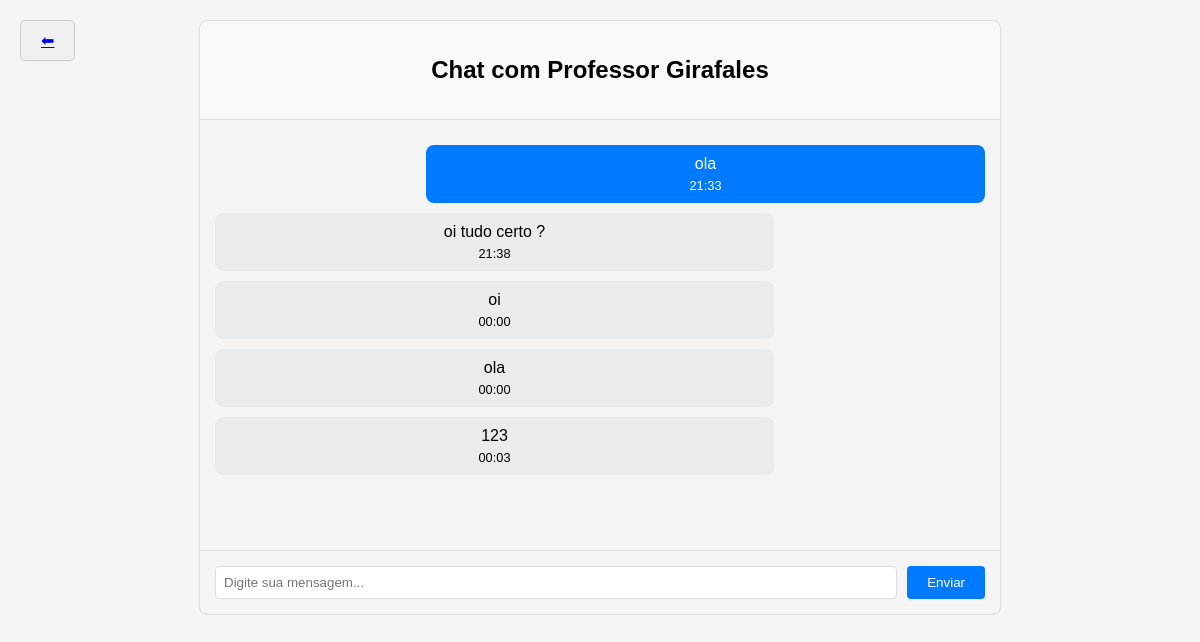
The page /chat/aluno/ (signed in) on the database as committed earlier.
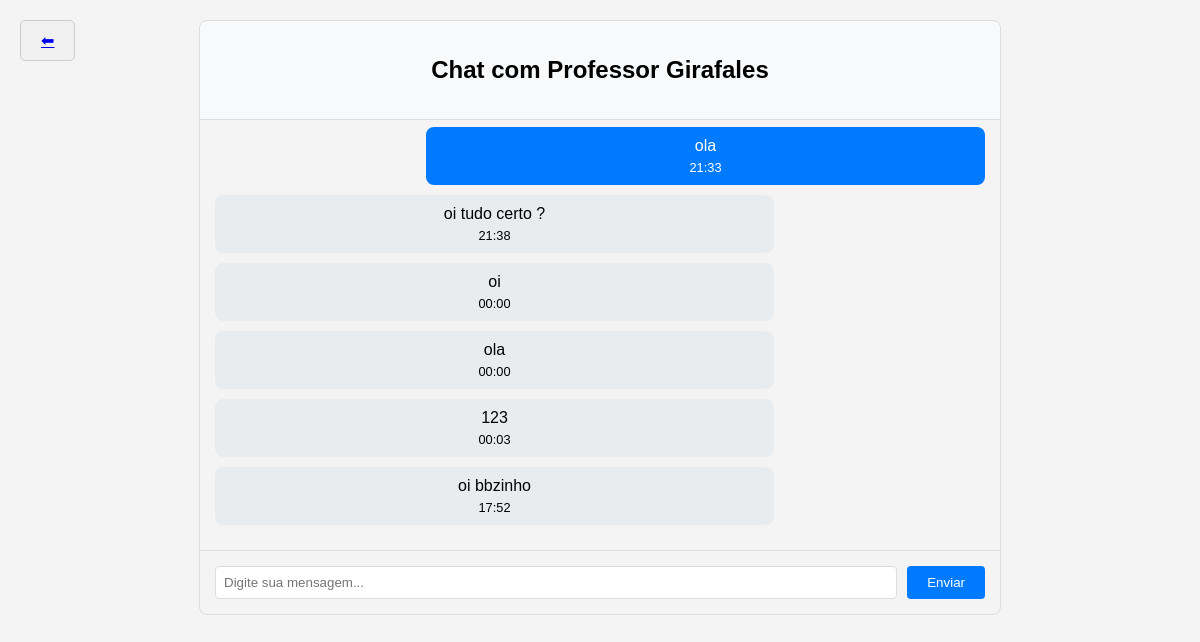
The same page on the database as committed later.
### portal/models.py (models this page shows, shortened)
class MensagemChat(models.Model):
    remetente = models.ForeignKey(User, on_delete=models.CASCADE, related_name='mensagens_enviadas')
    destinatario = models.ForeignKey(User, on_delete=models.CASCADE, related_name='mensagens_recebidas')
    conteudo = models.TextField()
    data_envio = models.DateTimeField(auto_now_add=True)
    lida = models.BooleanField(default=False)
    class Meta:
        ordering = ['data_envio']

### portal/views.py (the view, shortened to what this page needs)
# urls.py: path('chat/aluno/', views.chat_aluno, name='chat_aluno'),
@login_required
def chat_aluno(request):
    professor = Professor.objects.first()
    if not professor:
        messages.error(request, "Nenhum professor encontrado no sistema.")
        return redirect('pagina_aluno')
    candidato = get_object_or_404(Candidato, user=request.user)
    if not candidato.aprovado:
        messages.error(request, "Apenas alunos aprovados podem acessar o chat.")
        return redirect('pagina_aluno')
    mensagens = MensagemChat.objects.filter(
        (Q(remetente=request.user) & Q(destinatario=professor.user)) |
        (Q(remetente=professor.user) & Q(destinatario=request.user))
    ).order_by('data_envio')
    return render(request, 'chat_aluno.html', {
        'mensagens': mensagens,
        'professor': professor
    })

### portal/templates/chat_aluno.html (shortened to what this page needs)
{% extends 'base.html' %}
{% block content %}
<a href="{% url 'pagina_aluno' %}" class="back-button">⬅</a>
<div class="chat-container">
    <div class="chat-header">
        <h2>Chat com Professor {{ professor.nome }}</h2>
    </div>
    <div class="chat-messages" id="chat-messages">
        {% for mensagem in mensagens %}
            <div class="mensagem {% if mensagem.remetente == request.user %}enviada{% else %}recebida{% endif %}">
                <div class="mensagem-conteudo">{{ mensagem.conteudo }}</div>
                <div class="mensagem-hora">{{ mensagem.data_envio|date:'H:i' }}</div>
            </div>
        {% endfor %}
    </div>
    <form method="post" class="chat-form">
        <input type="text" name="mensagem" placeholder="Digite sua mensagem..." required>
        <button type="submit">Enviar</button>
    </form>
</div>
{% endblock %}

Rows that differ between the two databases and show on the page:
added MensagemChat: conteudo "oi bbzinho", data_envio "17:52"
